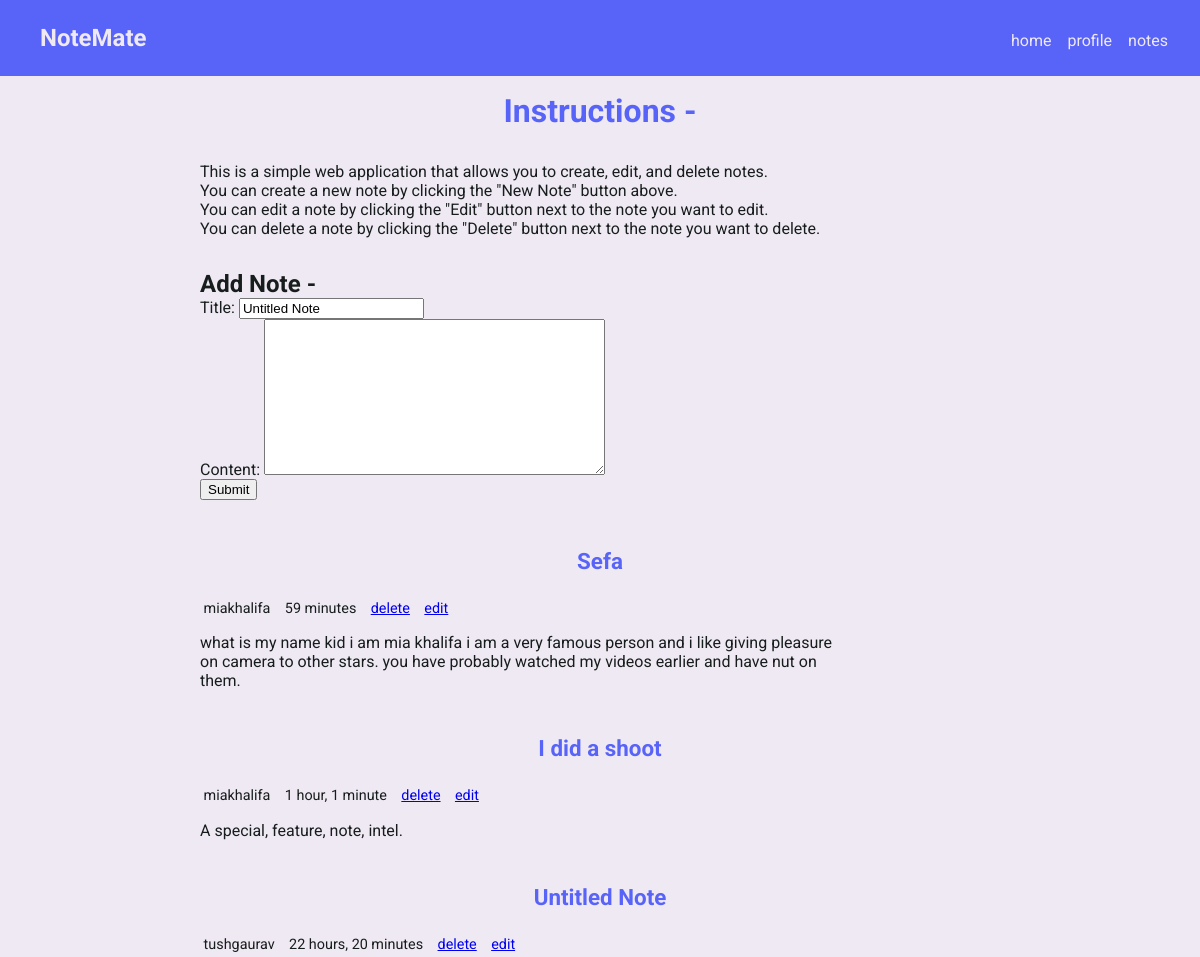
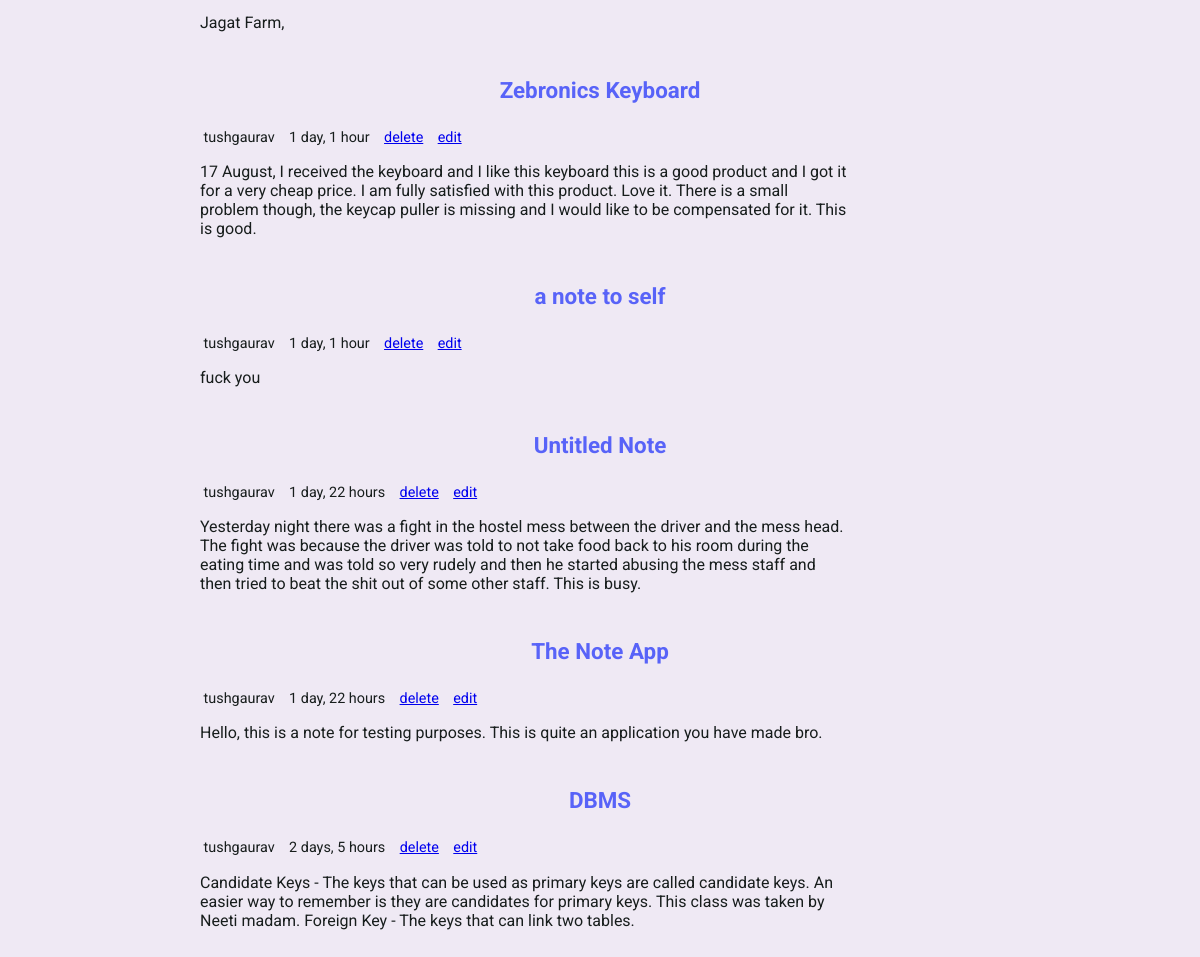
The app's page /add/ (signed in) with its own data (2 pictures, top to bottom).
### notes/models.py (models this page shows, shortened)
class Note(models.Model):
    user = models.ForeignKey(User, on_delete=models.CASCADE)
    title = models.CharField(max_length=255, default="Untitled Note")
    content = models.TextField()
    date_added = models.DateTimeField(auto_now_add=True)
    date_updated = models.DateTimeField(auto_now=True)
    class Meta:
        ordering = ['-date_updated', '-date_added']

### notes/views.py (the view, shortened to what this page needs)
# urls.py: path('add/', views.createNote, name='add_note'),
def createNote(request):
    notes = Note.objects.all()
    form = NoteForm()
    context = {
        'form': form,
        'notes': notes,
    }
    return render(request, 'notes/add_note.html', context)

### notes/forms.py
class NoteForm(ModelForm):
    class Meta:
        model = Note
        fields = '__all__'
        exclude = ['user']

### notes/templates/notes/add_note.html (shortened to what this page needs)
{% extends 'base_template.html' %}
{% block content %}
{% include 'navbar.html' %}
<div class="container">
    <div class="row">
        <h1>Instructions - </h1>
        <p>
                This is a simple web application that allows you to create, edit, and delete notes.
            </p>
            <p>
                You can create a new note by clicking the "New Note" button above.
            </p>
            <p>
                You can edit a note by clicking the "Edit" button next to the note you want to edit.
            </p>
            <p>
                You can delete a note by clicking the "Delete" button next to the note you want to delete.
            </p>
    </div>
    <div class="row">
    <h2>Add Note -</h2>
    <form method="POST" action="">
        {{ form.as_p }}
        <input type="submit" value="Submit">
    </form></div>
    <div class="row">
        <div class="notes">
            {% for note in notes %}
            <div class="note">
                <h1>{{ note.title }}</h1>
                <div class="note_info">
                    <p>{{ note.user }}</p>
                    <p>{{ note.date_updated | timesince }}</p>
                <p><a href="{% url 'delete' note.id %}">delete</a></p>
                <p><a href="{% url 'edit' note.id %}">edit</a></p>
                </div>
                <p class="content">{{ note.content }}</p>
            </div>
            {% endfor %}
        </div>
    </div>
</div>
{% endblock %}

### static/styles/main.css (style rules this page uses)
:root { --background: #EFE9F4; --nav: #5863F8; --text: #171D1C; --accent: #D74E09; }
* { margin: 0; box-sizing: border-box; }
body { font-family: 'Roboto', sans-serif; background-color: var(--background); color: var(--text); }
.container { width: 80%; max-width: 800px; margin: 0 auto; }
.row { padding: 1em 0; }
.row h1 { font-size: 2em; font-weight: 700; color: var(--nav); text-align: center; margin-bottom: 1em; }
* { margin: 0; }
.note { padding: 1em 0; }
.note h1 { font-size: 1.4em; }
.note_info { display: flex; flex-flow: row wrap; gap: 1em; padding: 0.25em; font-size: 0.90em; }
.content { padding: 0.8em 0; max-width: 72ch; }

### records on screen
Note: title "Sefa", user "miakhalifa", date_updated "59 minutes", content "what is my name kid i am mia khalifa i am a very famous person and i like giving pleasure on camera to other stars. you have probably watched my videos earlier and have nut on them."
Note: title "I did a shoot", user "miakhalifa", date_updated "1 hour, 1 minute", content "A special, feature, note, intel."
Note: title "Untitled Note", user "tushgaurav", date_updated "22 hours, 20 minutes", content "Jagat Farm,"
Note: title "Zebronics Keyboard", user "tushgaurav", date_updated "1 day, 1 hour", content "17 August, I received the keyboard and I like this keyboard this is a good product and I got it for a very cheap price. I am fully satisfied with this product. Love it. There is a small problem though, the keycap puller is missing and I would like to be compensated for it. This is good."
Note: title "a note to self", user "tushgaurav", date_updated "1 day, 1 hour", content "fuck you"
Note: title "Untitled Note", user "tushgaurav", date_updated "1 day, 22 hours", content "Yesterday night there was a fight in the hostel mess between the driver and the mess head. The fight was because the driver was told to not take food back to his room during the eating time and was told so very rudely and then he started abusing the mess staff and then tried to beat the shit out of some other staff. This is busy."
Note: title "The Note App", user "tushgaurav", date_updated "1 day, 22 hours", content "Hello, this is a note for testing purposes. This is quite an application you have made bro."
Note: title "DBMS", user "tushgaurav", date_updated "2 days, 5 hours", content "Candidate Keys - The keys that can be used as primary keys are called candidate keys. An easier way to remember is they are candidates for primary keys. This class was taken by Neeti madam. Foreign Key - The keys that can link two tables."
